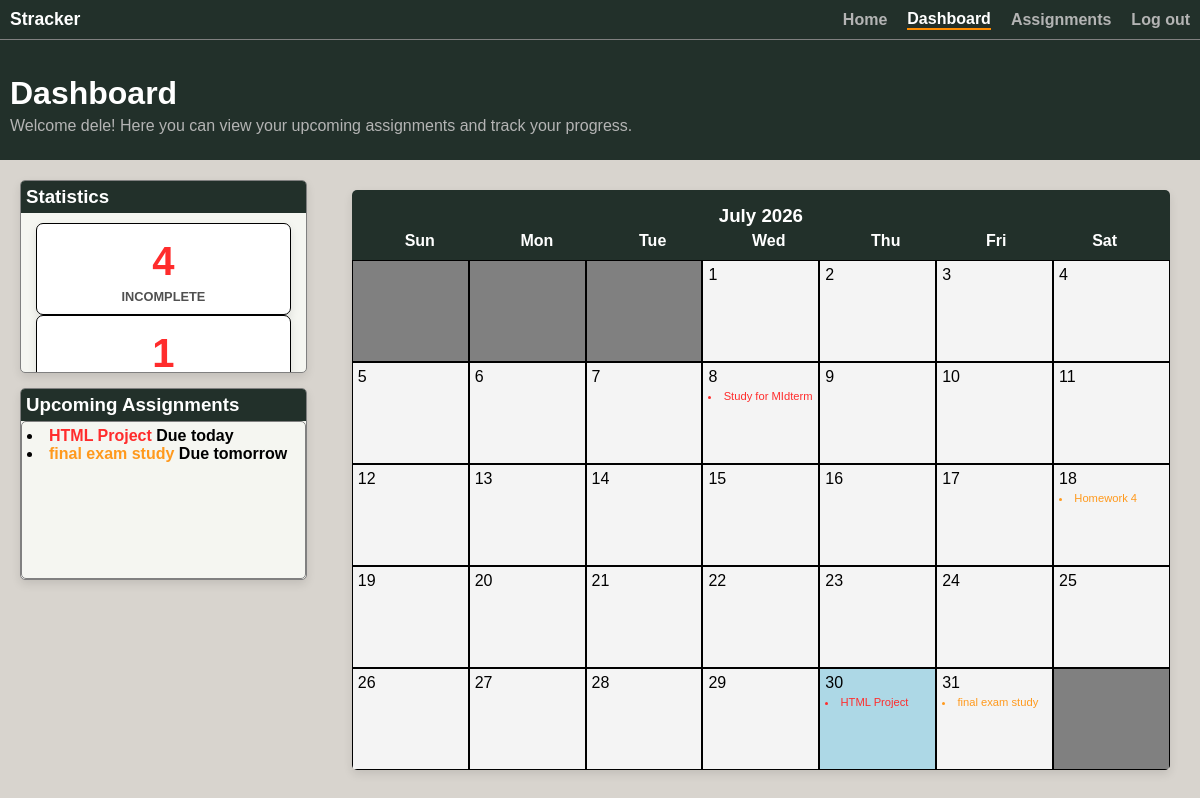
The page /dashboard (signed in) on the database its author committed.
### app/models.py (models this page shows, shortened)
class User(db.Model, UserMixin):
    id = db.Column(db.Integer, primary_key=True)
    email = db.Column(db.String(150), unique=True)
    username = db.Column(db.String(150), unique=True)
    password = db.Column(db.String(1000))
    assignments = db.relationship("Assignment")

class Assignment(db.Model):
    id = db.Column(db.Integer, primary_key=True)
    name = db.Column(db.String(150))
    course = db.Column(db.String(150))
    priority = db.Column(db.String(10))
    due_date = db.Column(db.Date)
    notes = db.Column(db.String(1000))
    completion_status = db.Column(db.Boolean, default=False)
    student = db.Column(db.Integer, db.ForeignKey('user.id'))
    def days_until_due(self):
        try:
            return (self.due_date - date.today()).days
        except ValueError:
            return 9999
    def due_label(self):
        days = self.days_until_due()
        if self.completion_status:
            return "Completed"
        elif days < -1:
            return f"Overdue by {abs(days)}d"
        elif days == -1:
            return f"Due yesterday"
        elif days == 0:
            return "Due today"
        elif days == 1:
            return "Due tomorrow"
        elif 1 < days <= 6:
            return f"Due in {days} days"
        elif days ==7:
            return "Due in 1 week"
        else:
            return f"Due date: {self.due_date.strftime('%m/%d/%Y')}"

### app/dashboard/routes.py (the view)
@views.route("/dashboard", methods=["GET", "POST"])
@login_required
def dashboard():
    stats = {
        "completed": sum(1 for assignment in current_user.assignments if assignment.completion_status),
        "incomplete": sum(1 for assignment in current_user.assignments if not assignment.completion_status),
        "rate": round((sum(1 for assignment in current_user.assignments if assignment.completion_status) / len(current_user.assignments) * 100), 2) if current_user.assignments else 0,
        "overdue": sum(1 for assignment in current_user.assignments if assignment.days_until_due() < 0 and not assignment.completion_status)
    }
    today = int(datetime.now().strftime("%d"))
    upcoming_assignments = sorted([assignment for assignment in current_user.assignments if 0 <= assignment.days_until_due() <= 7], key = lambda a: a.days_until_due())
    month_info = get_month_info()
    try:
        assignments = [(assignment.name, int(assignment.due_date.strftime("%d")), assignment.priority) for assignment in current_user.assignments if not assignment.completion_status ]
    except Exception:
        assignments = "Error happened"
    return render_template("dashboard.html", user=current_user, stats = stats, today = today, current_month_calendar = month_info, assignments = assignments, upcoming_assignments = upcoming_assignments)

### app/__init__.py (called while the page is built)
def create_app():
    app = Flask(__name__)
    app.config['SECRET_KEY'] = os.environ.get("SECRET_KEY")
    app.config['SQLALCHEMY_DATABASE_URI'] = 'sqlite:///database.db'
    db.init_app(app)
    from app.auth.routes import auth
    from app.dashboard.routes import views
    app.register_blueprint(auth, url_prefix="/auth")
    app.register_blueprint(views, url_prefix="/")
    from .models import User, Assignment
    login_manager = LoginManager()
    login_manager.login_view = "auth.login"
    login_manager.init_app(app)
    @login_manager.user_loader
    def load_user(id):
        return User.query.get(int(id))
    if not path.exists('app/' + "database.db"):
        with app.app_context():
            db.create_all()
        print('Created Database!')
    return app

### app/cal.py (called while the page is built)
def get_month_info():
    today = datetime.now()
    current_year = today.strftime("%Y")
    current_month = today.strftime("%m") if today.strftime("%m")[0] != "0" else today.strftime("%m")[1:]
    cal = calendar.Calendar(6)
    info = [[],[],[],[],[],]
    week = 0
    for i in cal.itermonthdays(int(current_year), int(current_month)):
        if len(info[week]) < 7:
            info[week].append(i)
        else:
            week += 1
            info[week].append(i)
    return info, today.strftime("%B") + " " + current_year

### app/templates/dashboard.html (shortened to what this page needs)
{% extends "index.html" %}
{% block content %}
    <nav class="navbar">
        <span id="stracker">Stracker</span>
        {% if user.is_authenticated %}
        <a class = "navigation-link" href="/">Home</a>
        <a class = "navigation-link current" href="/dashboard">Dashboard</a>
        <a class = "navigation-link" href="/assignments">Assignments</a>
        <a class = "navigation-link" href="/auth/logout">Log out</a>
        {% else %}
        <a class = "navigation-link" href="/">Home</a>
        <a class = "navigation-link" href="/auth/login">Login</a>
        <a class = "navigation-link" href="/auth/sign-up">Sign-Up</a>
        {% endif %}
    </nav>
    <header>
        <h1>Dashboard</h1>
        <p>Welcome {{ user.username }}! Here you can view your upcoming assignments and track your progress.</p>
    </header>
    <div id="dashboard">
        <div id="side-bars">
            <div class="statistics-container box-shadow">
                <h3 class="container-header">Statistics</h3>
                <div id="statistics">
                    <div class="box box-shadow"><h2 class="center red-text">{{ stats.incomplete }}</h2><p class="center gray-text">INCOMPLETE</p></div>
                    <div class="box box-shadow"><h2 class="center red-text">{{ stats.overdue }}</h2><p class="center gray-text">OVERDUE</p></div>
                </div>
            </div>
            <div class="statistics-container box-shadow">
                <h3 class="container-header">Upcoming Assignments</h3>
                <div id="upcoming-assignments">
                    <ul>
                    {% for assignment in upcoming_assignments %}
                    {% if assignment.priority == "High" and not assignment.completion_status %}
                        <li class="mini-assignment"><span class="red-text">{{ assignment.name + " "}}</span><span>{{assignment.due_label()}}</span></li>
                    {% elif assignment.priority == "Medium" and not assignment.completion_status %}
                        <li class="mini-assignment"><span class="orange-text">{{ assignment.name + " " }}</span><span>{{assignment.due_label()}}</span></li>
                    {% elif assignment.priority == "Low" and not assignment.completion_status %}
                        <li class="mini-assignment"><span class="green-text">{{ assignment.name + " " }}</span><span>{{assignment.due_label()}}</span></li>
                    {% endif %}
                    {% endfor %}
                    </ul>
                </div>
            </div>
        </div>
        <div id="calender" class="box-shadow">
            <div class="month">
                <div id="calendar-header">
                    <h3 class="month center">{{ current_month_calendar[1] }}</h3>
                    <div id="cal-header"><span>Sun</span><span>Mon</span><span >Tue</span><span>Wed</span><span>Thu</span><span>Fri</span><span>Sat</span></div>
                </div>
                <div id="calender-grid">
                    {% for week in current_month_calendar[0] %}
                    <div class="calendar-week">
                        {% for day in week %}
                        {% if day == 0 %}
                        <div class="no-day calendar-day">&nbsp;</div>
                        {% elif today == day %}
                        <div class="calendar-day current-day">
                            {{ day }}
                            <ul>
                                {% for assignment in assignments %}
                                {% if assignment[1] == day %}
                                    {% if assignment[2] == "High" %}
                                    <li class="red-text">{{ assignment[0] }}</li>
                                    {% elif assignment[2] == "Medium" %}
                                    <li class="orange-text">{{ assignment[0] }}</li>
                                    {% else %}
                                    <li class="green-text">{{ assignment[0] }}</li>
                                    {% endif %}
                                {% endif %}
                                {% endfor %}
                            </ul>
                        </div>
                        {% else %}
                        <div class="calendar-day">
                            {{ day }}
                            <ul>
                                {% for assignment in assignments %}
                                {% if assignment[1] == day %}
                                    {% if assignment[2] == "High" %}
                                    <li class="red-text">{{ assignment[0] }}</li>
                                    {% elif assignment[2] == "Medium" %}
                                    <li class="orange-text">{{ assignment[0] }}</li>
                                    {% else %}
                                    <li class="green-text">{{ assignment[0] }}</li>
                                    {% endif %}
                                {% endif %}
                                {% endfor %}
                            </ul>
                        </div>
                        {% endif %}
                        {% endfor %}
                    </div>
                    {% endfor %}
                </div>
            </div>
        </div>
    </div>
{% endblock %}

### app/static/styles.css (style rules this page uses)
* { margin: 0; padding: 0; box-sizing: border-box; }
html { height: 100%; overflow: auto; }
body { font-family: Arial, sans-serif; background-color: rgb(216, 212, 206); display: flex; flex-direction: column; height: 100vh; overflow: auto; transform-origin: top center; }
#stracker { margin-right: auto; margin-left: 10px; font-weight: bold; color: white; font-size: 1.1rem; }
.navigation-link { text-decoration: none; margin: 10px; color: rgba(180, 180, 180); transition: all 0.3s ease; font-weight: bold; }
.current { border-bottom: 2px solid darkorange; color: white; }
.navbar { display: flex; width: 100vw; height: 5vh; background-color: #22302A; justify-content: end; align-items: center; border-bottom: 1px solid gray; flex: 0 0 auto; }
header { width: 100vw; background-color: #22302A; flex: 0 0 auto; }
header h1 { padding-top: 35px; padding-bottom: 5px; color: white; margin-left: 10px; }
header p { padding-bottom: 25px; color: rgba(180, 180, 180); margin-left: 10px; }
.mini-assignment { list-style-type: disc; font-weight: bold; width: 100%; margin: 0 auto; }
.container-header { width: 100%; margin-top: 0; padding: 5px; background-color: #22302A; color: white; }
.center { text-align: center; }
#dashboard { display: flex; flex-direction: row; flex: 1; min-height: 0; overflow: hidden; gap: 15px; padding: 10px; box-sizing: border-box; }
#dashboard > div:first-child { display: flex; flex-direction: column; flex: 0 0 26%; min-height: 0; gap: 15px; }
.month.center { padding: 5px; }
#calendar-header { background-color: #22302A; color: white; padding: 10px; flex: 0 0 auto; }
.calendar-day ul { margin: 4px 0 0 0; padding: 0; flex: 1; min-height: 0; overflow-y: auto; overflow-x: hidden; word-break: break-word; font-size: 0.7rem; list-style-position: inside; }
#cal-header { display: flex; justify-content: space-around; flex: 1; }
#cal-header span { font-weight: bold; }
#calender { display: flex; flex-direction: column; flex: 1; min-height: 0; width: auto; max-width: none; margin: 20px; background-color: #f4f4f4; border-radius: 5px; overflow: hidden; }
.month { display: flex; flex-direction: column; flex: 1; min-height: 0; overflow: hidden; }
#calender-grid { display: grid; grid-template-columns: repeat(7, 1fr); grid-auto-rows: 1fr; flex: 1; min-height: 0; overflow: hidden; }
.calendar-week { display: contents; }
.calendar-day, .calendar-day.no-day, .calendar-day.current-day { box-sizing: border-box; padding: 5px; border: 1px solid; margin: 0; min-width: 0; min-height: 0; display: flex; flex-direction: column; overflow: hidden; }
.box-shadow { box-shadow: 0px 4px 10px 0px rgba(0, 0, 0, 0.1); }
.statistics-container { background-color: #F5F6F1; border: 1px solid gray; border-radius: 5px; display: flex; flex-direction: column; box-sizing: border-box; flex: 1; min-height: 0; overflow: hidden; }
.statistics-container:last-child { margin-bottom: 200px; }
#upcoming-assignments { flex: 1.4; min-height: 0; overflow-y: auto; padding: 5px; box-sizing: border-box; background-color: #F5F6F1; border: 1px solid gray; border-radius: 5px; }
#upcoming-assignments ul { margin: 0; padding: 0; list-style-position: inside; }
.no-day { background-color: gray; }
.current-day { background-color: lightblue; }
.red-text { color: #FF2C2C; }
.orange-text { color: #FF991C; }
.gray-text { color: rgb(80, 80, 80); }
#side-bars { padding: 10px; }
#statistics { display: flex; width: 100%; height: 100%; flex-wrap: wrap; justify-content: space-evenly; align-content: space-evenly; padding: 10px; }
.box { color: #000; background-color: white; border: 1px solid #000; display: flex; flex: 1 0 150px; flex-direction: column; align-items: center; border-radius: 7px; order: 0; padding: 10px; margin: 0 5px; }
.box h2 { font-weight: bold; font-size: 2.5rem; padding: 5px; }
.box p { font-size: 0.8rem; font-weight: bold; }

### rows shown on the page
User: username "dele"
Assignment: name "HTML Project", due_label "Due today"
Assignment: name "final exam study", due_label "Due tomorrow"
Assignment: name "Study for MIdterm"
Assignment: name "Homework 4"

### other values the page prints
{{ stats.incomplete }} "4"
{{ stats.overdue }} "1"
{{ current_month_calendar[1] }} "July 2026"
{{ day }} "1" "2" "3" "4" "5" "6" "7" "8" "9" "10" "11" "12" "13" "14" "15" "16" "17" "18" "19" "20" "21" "22" "23" "24" "25" "26" "27" "28" "29" "31"
{{ day }} "30"
